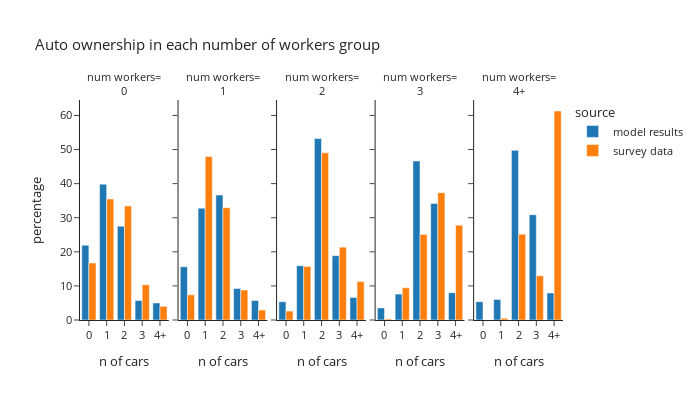

Here is the notebook cell this chart was saved with:
### Markdown cell above
### Number of workers

### Code cell
plot_auto(hh_data,'num_workers_simple','number of workers','num workers')

### Figure 1 — Plotly figure (JSON) as saved in the notebook; plotly's stock layout.template omitted (floating-point values rounded to 4 significant figures)
{"data": [{"alignmentgroup": "True", "hovertemplate": "source=model results<br>num_workers_simple=0<br>auto_ownership_simple=%{x}<br>percentage=%{y}<extra></extra>", "legendgroup": "model results", "marker": {"color": "#1F77B4", "pattern": {"shape": ""}}, "name": "model results", "offsetgroup": "model results", "orientation": "v", "showlegend": true, "textposition": "auto", "type": "bar", "x": ["0", "1", "2", "3", "4+"], "xaxis": "x", "y": [21.94, 39.85, 27.5, 5.694, 5.014], "yaxis": "y"}, {"alignmentgroup": "True", "hovertemplate": "source=model results<br>num_workers_simple=1<br>auto_ownership_simple=%{x}<br>percentage=%{y}<extra></extra>", "legendgroup": "model results", "marker": {"color": "#1F77B4", "pattern": {"shape": ""}}, "name": "model results", "offsetgroup": "model results", "orientation": "v", "showlegend": false, "textposition": "auto", "type": "bar", "x": ["0", "1", "2", "3", "4+"], "xaxis": "x2", "y": [15.62, 32.81, 36.64, 9.231, 5.702], "yaxis": "y2"}, {"alignmentgroup": "True", "hovertemplate": "source=model results<br>num_workers_simple=2<br>auto_ownership_simple=%{x}<br>percentage=%{y}<extra></extra>", "legendgroup": "model results", "marker": {"color": "#1F77B4", "pattern": {"shape": ""}}, "name": "model results", "offsetgroup": "model results", "orientation": "v", "showlegend": false, "textposition": "auto", "type": "bar", "x": ["0", "1", "2", "3", "4+"], "xaxis": "x3", "y": [5.362, 15.92, 53.24, 18.87, 6.612], "yaxis": "y3"}, {"alignmentgroup": "True", "hovertemplate": "source=model results<br>num_workers_simple=3<br>auto_ownership_simple=%{x}<br>percentage=%{y}<extra></extra>", "legendgroup": "model results", "marker": {"color": "#1F77B4", "pattern": {"shape": ""}}, "name": "model results", "offsetgroup": "model results", "orientation": "v", "showlegend": false, "textposition": "auto", "type": "bar", "x": ["0", "1", "2", "3", "4+"], "xaxis": "x4", "y": [3.55, 7.592, 46.64, 34.2, 8.016], "yaxis": "y4"}, {"alignmentgroup": "True", "hovertemplate": "source=model results<br>num_workers_simple=4+<br>auto_ownership_simple=%{x}<br>percentage=%{y}<extra></extra>", "legendgroup": "model results", "marker": {"color": "#1F77B4", "pattern": {"shape": ""}}, "name": "model results", "offsetgroup": "model results", "orientation": "v", "showlegend": false, "textposition": "auto", "type": "bar", "x": ["0", "1", "2", "3", "4+"], "xaxis": "x5", "y": [5.377, 6.031, 49.77, 30.88, 7.944], "yaxis": "y5"}, {"alignmentgroup": "True", "hovertemplate": "source=survey data<br>num_workers_simple=0<br>auto_ownership_simple=%{x}<br>percentage=%{y}<extra></extra>", "legendgroup": "survey data", "marker": {"color": "#FF7F0E", "pattern": {"shape": ""}}, "name": "survey data", "offsetgroup": "survey data", "orientation": "v", "showlegend": true, "textposition": "auto", "type": "bar", "x": ["0", "1", "2", "3", "4+"], "xaxis": "x", "y": [16.72, 35.48, 33.46, 10.33, 4.003], "yaxis": "y"}, {"alignmentgroup": "True", "hovertemplate": "source=survey data<br>num_workers_simple=1<br>auto_ownership_simple=%{x}<br>percentage=%{y}<extra></extra>", "legendgroup": "survey data", "marker": {"color": "#FF7F0E", "pattern": {"shape": ""}}, "name": "survey data", "offsetgroup": "survey data", "orientation": "v", "showlegend": false, "textposition": "auto", "type": "bar", "x": ["0", "1", "2", "3", "4+"], "xaxis": "x2", "y": [7.386, 47.97, 32.94, 8.783, 2.921], "yaxis": "y2"}, {"alignmentgroup": "True", "hovertemplate": "source=survey data<br>num_workers_simple=2<br>auto_ownership_simple=%{x}<br>percentage=%{y}<extra></extra>", "legendgroup": "survey data", "marker": {"color": "#FF7F0E", "pattern": {"shape": ""}}, "name": "survey data", "offsetgroup": "survey data", "orientation": "v", "showlegend": false, "textposition": "auto", "type": "bar", "x": ["0", "1", "2", "3", "4+"], "xaxis": "x3", "y": [2.619, 15.7, 49.04, 21.36, 11.28], "yaxis": "y3"}, {"alignmentgroup": "True", "hovertemplate": "source=survey data<br>num_workers_simple=3<br>auto_ownership_simple=%{x}<br>percentage=%{y}<extra></extra>", "legendgroup": "survey data", "marker": {"color": "#FF7F0E", "pattern": {"shape": ""}}, "name": "survey data", "offsetgroup": "survey data", "orientation": "v", "showlegend": false, "textposition": "auto", "type": "bar", "x": ["0", "1", "2", "3", "4+"], "xaxis": "x4", "y": [0.2716, 9.451, 25.1, 37.35, 27.83], "yaxis": "y4"}, {"alignmentgroup": "True", "hovertemplate": "source=survey data<br>num_workers_simple=4+<br>auto_ownership_simple=%{x}<br>percentage=%{y}<extra></extra>", "legendgroup": "survey data", "marker": {"color": "#FF7F0E", "pattern": {"shape": ""}}, "name": "survey data", "offsetgroup": "survey data", "orientation": "v", "showlegend": false, "textposition": "auto", "type": "bar", "x": ["1", "2", "3", "4+"], "xaxis": "x5", "y": [0.549, 25.19, 12.96, 61.31], "yaxis": "y5"}], "layout": {"annotations": [{"font": {}, "showarrow": false, "text": "num workers=<br>0", "x": 0.092, "xanchor": "center", "xref": "paper", "y": 1.0, "yanchor": "bottom", "yref": "paper"}, {"font": {}, "showarrow": false, "text": "num workers=<br>1", "x": 0.296, "xanchor": "center", "xref": "paper", "y": 1.0, "yanchor": "bottom", "yref": "paper"}, {"font": {}, "showarrow": false, "text": "num workers=<br>2", "x": 0.5, "xanchor": "center", "xref": "paper", "y": 1.0, "yanchor": "bottom", "yref": "paper"}, {"font": {}, "showarrow": false, "text": "num workers=<br>3", "x": 0.704, "xanchor": "center", "xref": "paper", "y": 1.0, "yanchor": "bottom", "yref": "paper"}, {"font": {}, "showarrow": false, "text": "num workers=<br>4+", "x": 0.908, "xanchor": "center", "xref": "paper", "y": 1.0, "yanchor": "bottom", "yref": "paper"}], "barmode": "group", "font": {"size": 11}, "height": 400, "legend": {"title": {"text": "source"}, "tracegroupgap": 0}, "title": {"text": "Auto ownership in each number of workers group"}, "width": 700, "xaxis": {"anchor": "y", "domain": [0.0, 0.184], "title": {"text": "n of cars"}}, "xaxis2": {"anchor": "y2", "domain": [0.204, 0.388], "matches": "x", "title": {"text": "n of cars"}}, "xaxis3": {"anchor": "y3", "domain": [0.408, 0.592], "matches": "x", "title": {"text": "n of cars"}}, "xaxis4": {"anchor": "y4", "domain": [0.612, 0.796], "matches": "x", "title": {"text": "n of cars"}}, "xaxis5": {"anchor": "y5", "domain": [0.816, 1.0], "matches": "x", "title": {"text": "n of cars"}}, "yaxis": {"anchor": "x", "domain": [0.0, 1.0], "title": {"text": "percentage"}}, "yaxis2": {"anchor": "x2", "domain": [0.0, 1.0], "matches": "y", "showticklabels": false}, "yaxis3": {"anchor": "x3", "domain": [0.0, 1.0], "matches": "y", "showticklabels": false}, "yaxis4": {"anchor": "x4", "domain": [0.0, 1.0], "matches": "y", "showticklabels": false}, "yaxis5": {"anchor": "x5", "domain": [0.0, 1.0], "matches": "y", "showticklabels": false}}}
